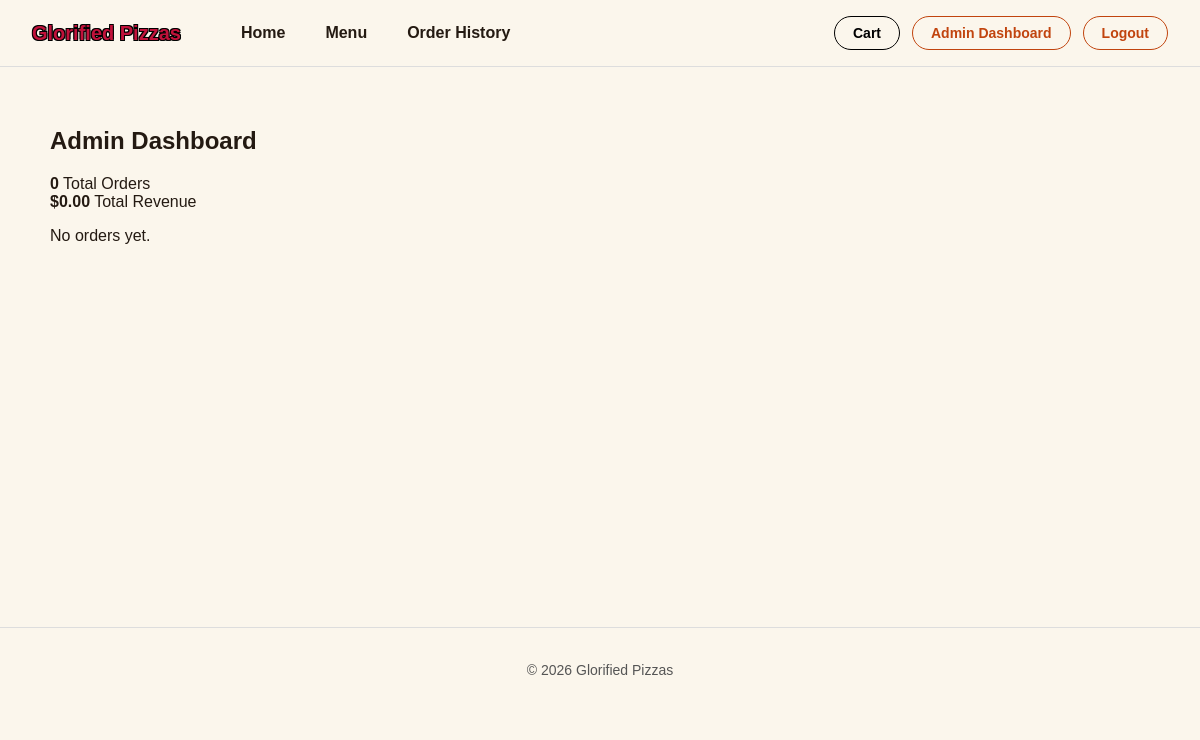
Before: /admin (signed in) with the older database file.
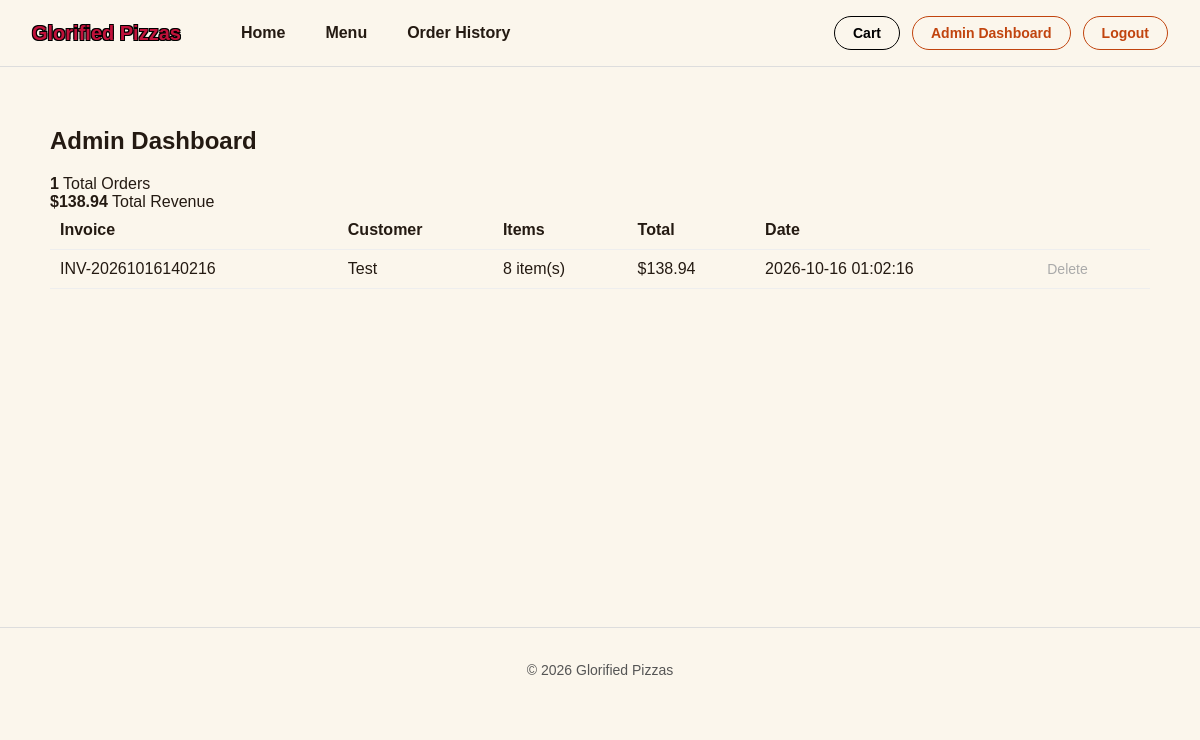
After: the same page with the newer database file.
### tables this page shows
CREATE TABLE orders (
                order_id INTEGER PRIMARY KEY AUTOINCREMENT,
                invoice_number TEXT,
                customer_name TEXT,
                cart_items TEXT,
                total REAL,
                date TIMESTAMP DEFAULT CURRENT_TIMESTAMP
            );

### AS91897-AS91896-main/app.py (the view)
@app.route('/admin')
def admin_dashboard():
    if not session.get('is_admin'):
        flash('Please log in to view the admin dashboard.')
        return redirect(url_for('login'))
    with sqlite3.connect('pizza_shop.db') as conn:
        cursor = conn.cursor()
        cursor.execute('SELECT * FROM orders ORDER BY order_id DESC')
        rows = cursor.fetchall()
    orders = []
    revenue = 0
    for row in rows:
        orders.append({
            'order_id': row[0],
            'invoice_number': row[1],
            'customer_name': row[2],
            'cart_items': json.loads(row[3]),
            'total': row[4],
            'date': row[5]
        })
        revenue += row[4]
    return render_template('admin.html', orders=orders, order_count=len(orders), revenue=revenue)

### AS91897-AS91896-main/templates/admin.html (shortened to what this page needs)
{% extends "base.html" %}
{% block content %}
<h2>Admin Dashboard</h2>
<div class="admin-stats">
    <div class="stat-box">
        <strong>{{ order_count }}</strong>
        <span>Total Orders</span>
    </div>
    <div class="stat-box">
        <strong>${{ "%.2f"|format(revenue) }}</strong>
        <span>Total Revenue</span>
    </div>
</div>
{% if not orders %}
<p>No orders yet.</p>
{% else %}
<table class="checkout-table">
    <thead>
        <tr>
            <th>Invoice</th>
            <th>Customer</th>
            <th>Items</th>
            <th>Total</th>
            <th>Date</th>
            <th></th>
        </tr>
    </thead>
    <tbody>
        {% for order in orders %}
        <tr>
            <td>{{ order.invoice_number }}</td>
            <td>{{ order.customer_name }}</td>
            <td>{{ order.cart_items|length }} item(s)</td>
            <td>${{ "%.2f"|format(order.total) }}</td>
            <td>{{ order.date }}</td>
            <td>
                <form action="{{ url_for('admin_delete_order', order_id=order.order_id) }}" method="POST">
                    <button type="submit" class="cart-remove-btn">Delete</button>
                </form>
            </td>
        </tr>
        {% endfor %}
    </tbody>
</table>
{% endif %}
{% endblock %}

Changed rows visible on the page:
added orders: invoice_number "INV-20261016140216", customer_name "Test", cart_items|length "8", total "138.94", date "2026-10-16 01:02:16"
Other visible differences:
{{ order_count }}: "0" → "1"
{{ "%.2f"|format(revenue) }}: "0.00" → "138.94"
text no longer shown: "No orders yet."
text now shown: "Invoice Customer Items Total Date"
